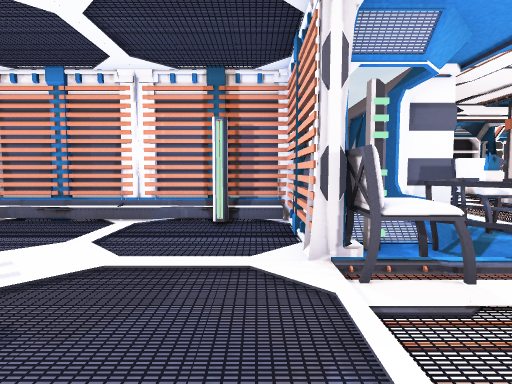
view 1 (above)

17 first-person views from a walk through a scene from a Unity 3-D project. The camera is 1.2 m above the floor, tilts 4° down and sees 80° across. Doors are open. The floor is counted in squares, 1 m on a side. Each view is taken from the middle of a square. On the plan, view 1 faces up. The plan holds only what a view shows up to about 13 squares ahead; the rest is blank.

view 2
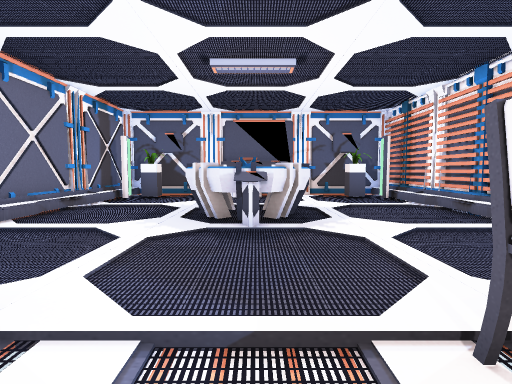

view 3
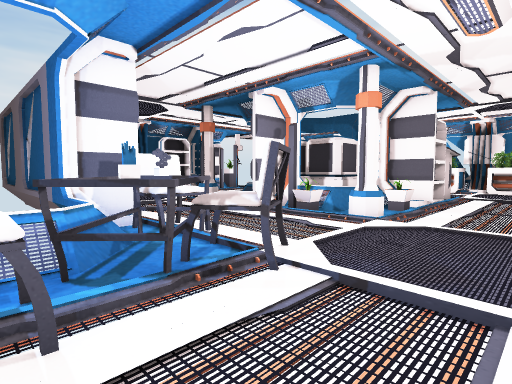

view 4
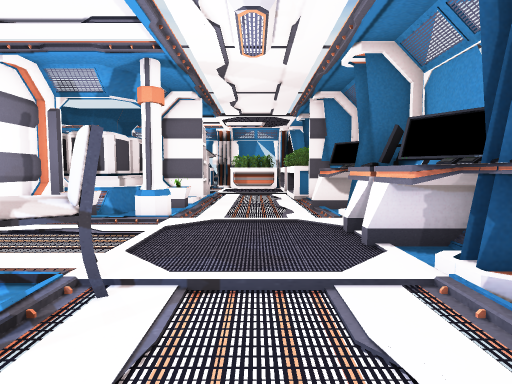

view 5
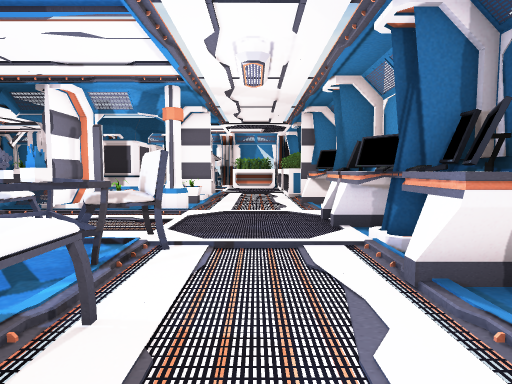

view 6
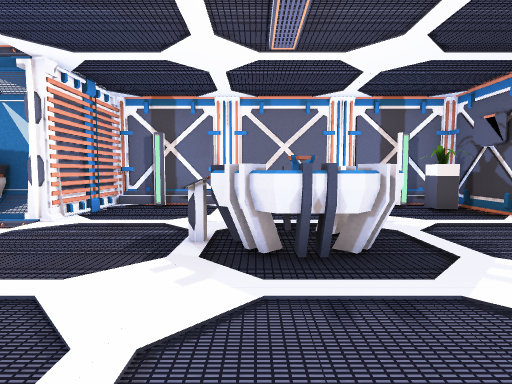

view 7
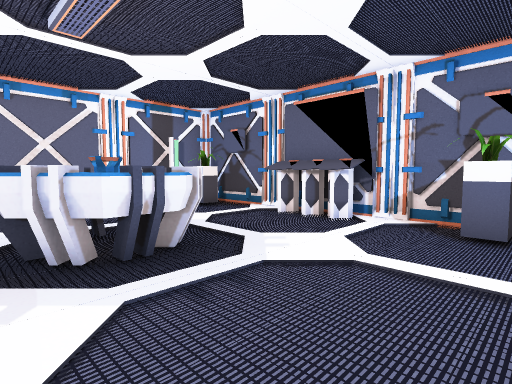

view 8
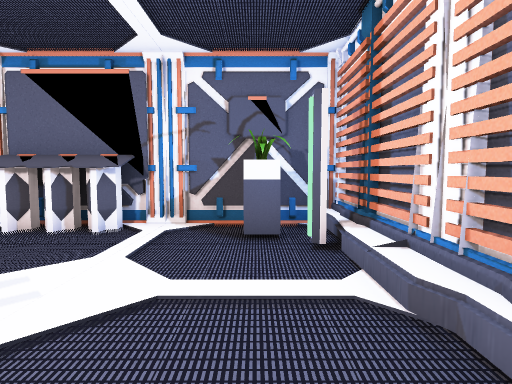

view 9
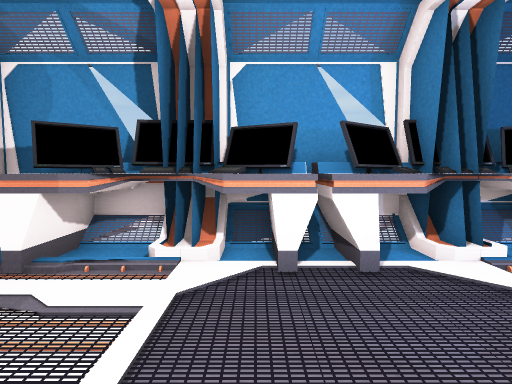

view 10
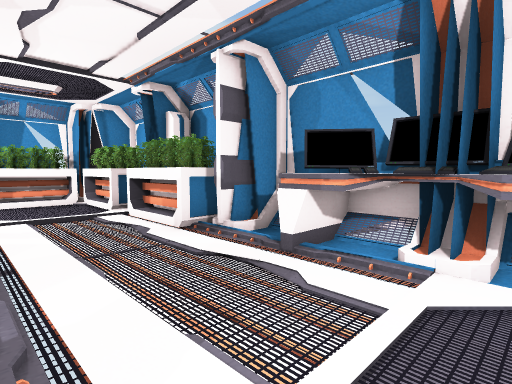

view 11
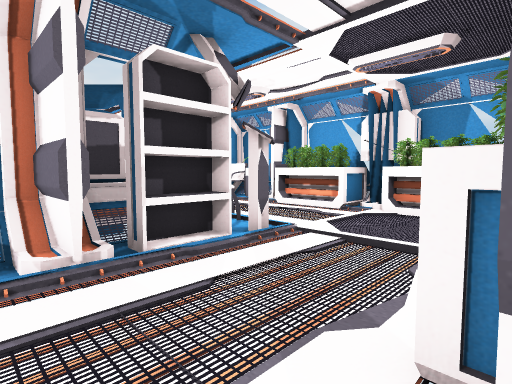

view 12
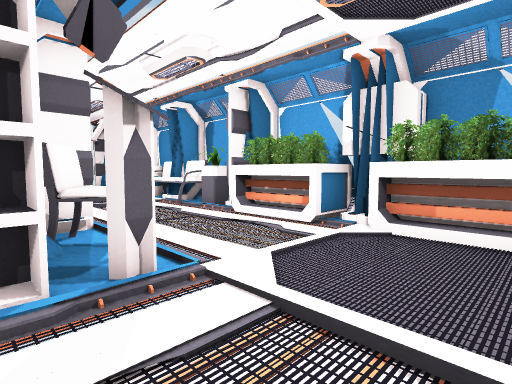

view 13
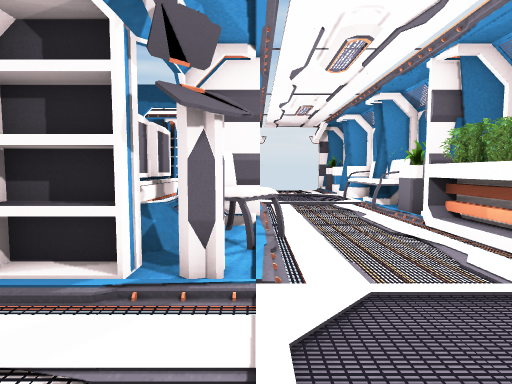

view 14
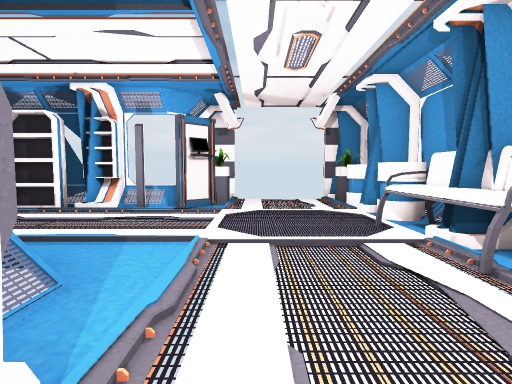

view 15
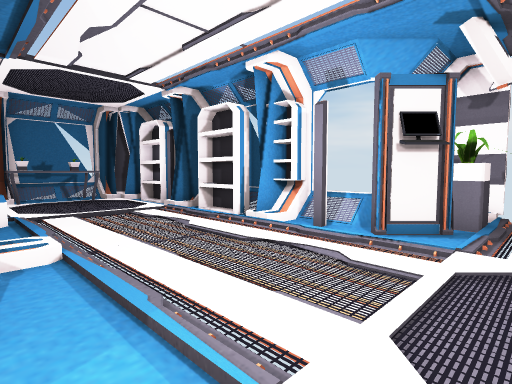

view 16
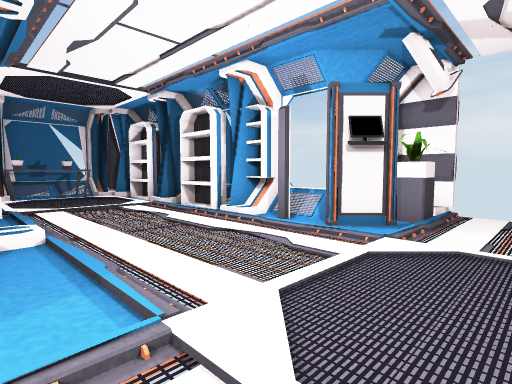

view 17
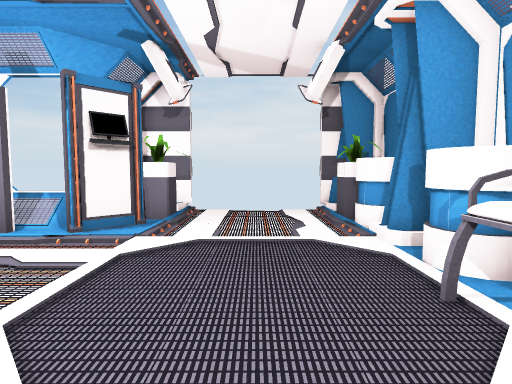

### Floor plan
Key: @ floor where view 1 was taken; # wall or solid block; x gap in a wall; . floor; / step, stairs or slope; D open door; = window, fence, low wall or low ledge; ^ raised ledge; O other object.
Columns run from 11 left of view 1 to 23 right of it. Each row starts with its distance up from view 1.
 20                            #DDDDD##
 19                             ......#
 18                      #=##  #O...O##
 17                 #OO###O##x ##...^#
 16                ##OOO#.OO#.......###
 15                #^...............^ #
 14                #^^..............OO=
 13                #^^..............OO#
 12                ##....O../.......O##
 11                #  ..OO/ O//.....OO#
 10                  ..../    #/......#
  9                # ..../    #/....O
  8 ############# ##DDDDD#######DDDDD#
  7 #.#.......#.# ##OO...######OO...##
  6 #O..........###OOO...O=####OO...#
  5 #...........##OOO....OO.#OO#....#
  4 #...........DOOOOO..OO..DOO#....#
  3 #^...^^^....DO..O.......D.......#
  2 #^...^^^#...D...........D.......#
  1 #^...^^^....D...........D.......#
  0 #..........@D.OOOOOOOOO.D########
 -1 #...........#/OOOOOOOOO/##
 -2 #O..........######=######
 -3 #.#.......#.#
 -4 #############

Where each view was taken, in squares from view 1:
view 1: 0 up, 0 right, facing up
view 2: 2 up, 3 right, facing left
view 3: 1 up, 2 right, facing up-right
view 4: 2 up, 2 right, facing right
view 5: 2 up, 0 right, facing right
view 6: 7 up, 4 left, facing down
view 7: 7 up, 3 left, facing down-left
view 8: 6 up, 4 left, facing left
view 9: 4 up, 8 right, facing down
view 10: 4 up, 8 right, facing down-right
view 11: 0 up, 12 right, facing up-right
view 12: 1 up, 15 right, facing up-right
view 13: 1 up, 17 right, facing up
view 14: 7 up, 18 right, facing up
view 15: 11 up, 18 right, facing up-left
view 16: 11 up, 19 right, facing up-left
view 17: 11 up, 19 right, facing up
